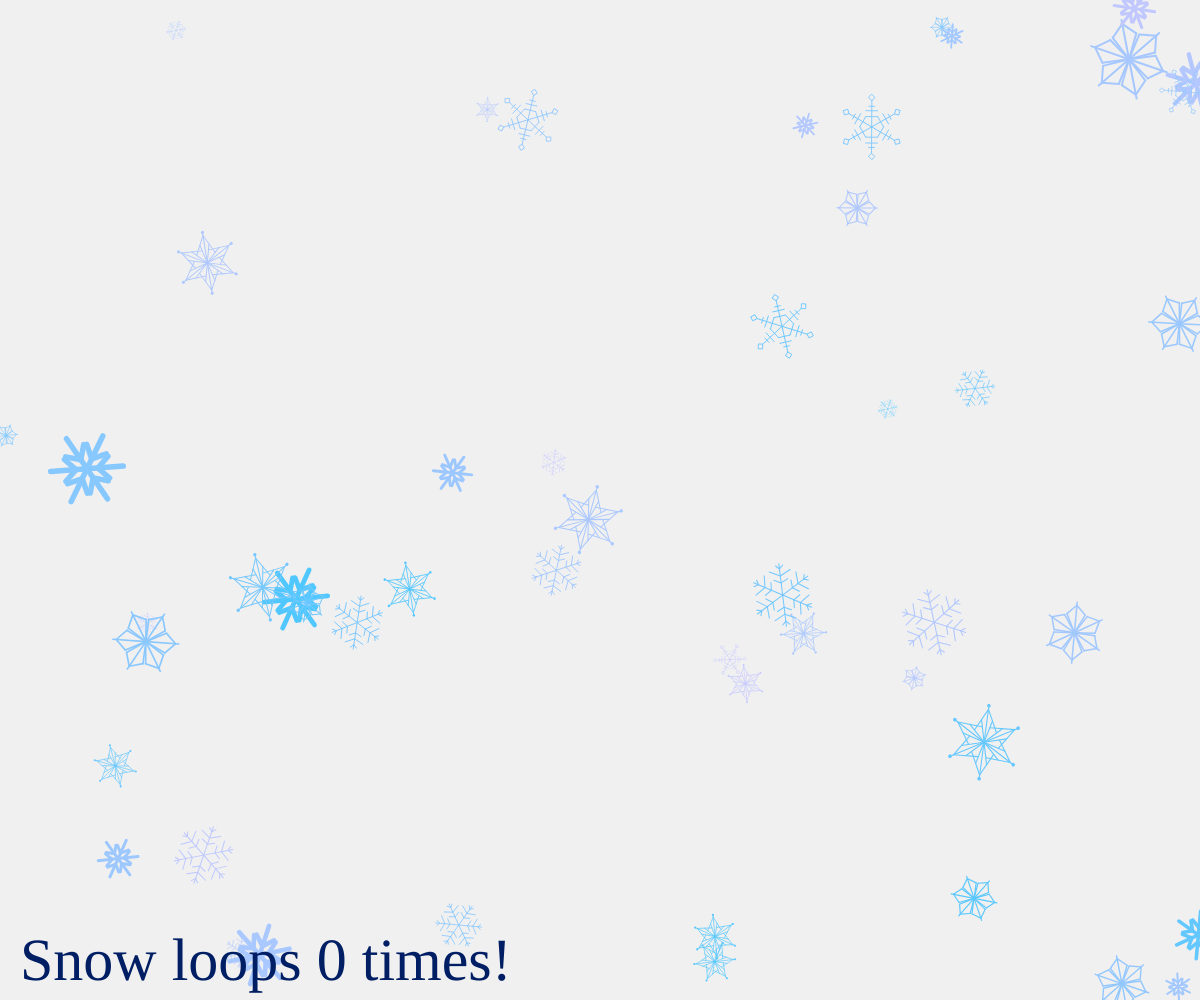
Frame 1 (no input)
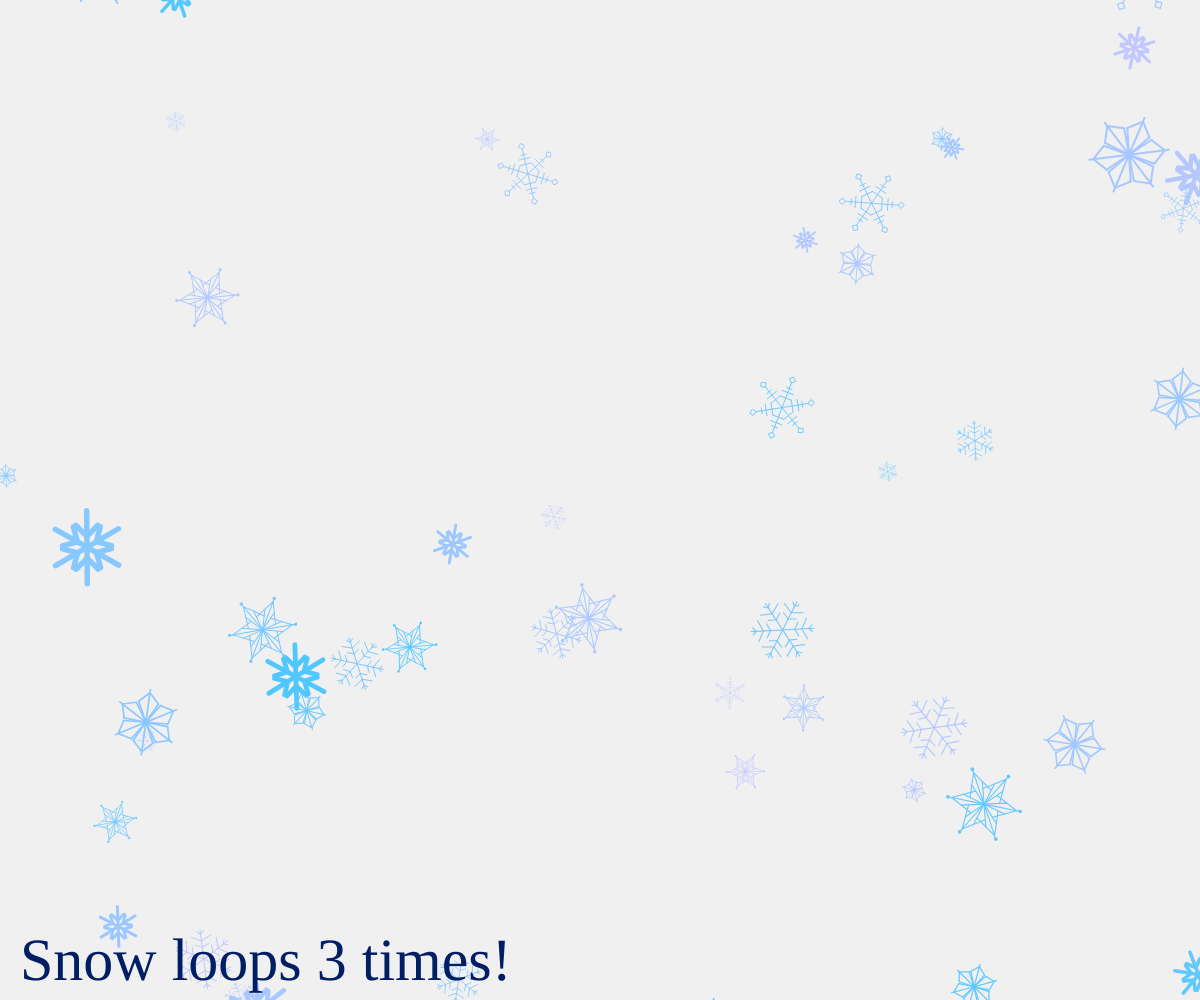
Frame 60 (no input)
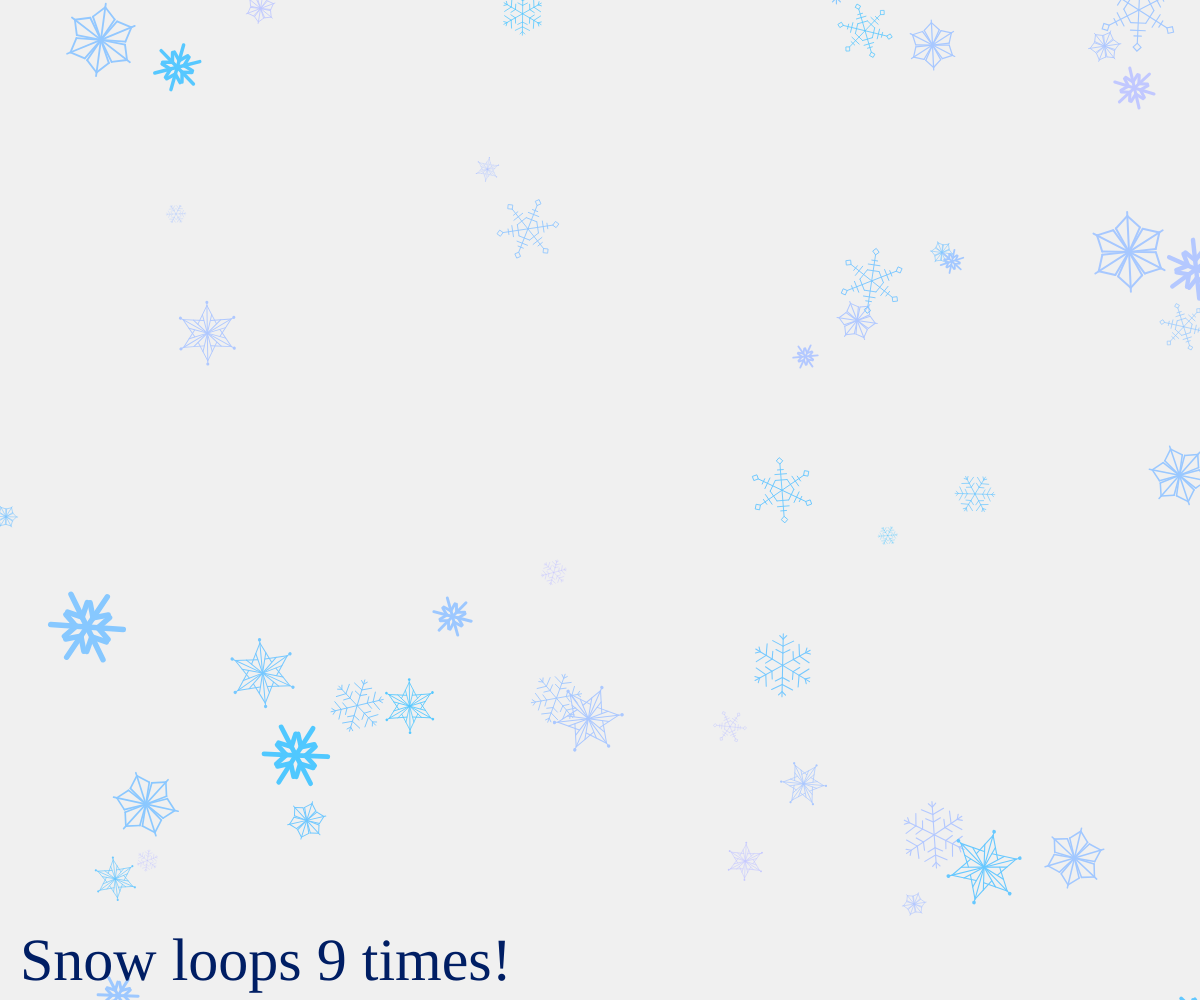
Frame 120 (the mouse pressed at the canvas centre since frame 60)

The p5.js sketch that drew these frames (run headless with seeded random() and noise() and a simulated clock; from frame 60 on, the mouse is pressed at the canvas centre):

// p5.js sketch
// ── sketch.js
let NUM = 6;
let NUM_SNOW = 50;// 雪の結晶の数
let data = [];// 空の配列
let loopCount = 0;

function setup() {
  createCanvas(windowWidth, windowHeight);// ウィンドウサイズでキャンバスを作成

  textFont('Bangers');
  textSize(60);

  for (let i = 0; i < NUM_SNOW; i++) {
    data.push({// 配列にオブジェクトを追加
      x: random(width),
      y: random(height),
      angle: random(TWO_PI),
      radius: random(10, 40),
      col: color(random(80, 200), 200, 255),
      speed: random(0.5, 2),
      snowType: floor(random(1, 6))
    });
  }
}

function drawSnow01(x, y, angle, radius, col) {
  strokeWeight(15);
  stroke(col);

  push();
  {
    translate(x, y);
    rotate(angle);
    scale(radius / 100);

    for (let i = 0; i < NUM; i++) {
      push();
      {
        rotate(i * TWO_PI / NUM);
        line(0, 0, 0, -100);
        line(0, 30, 30, 60);
        line(0, 30, -30, 60);
      }
      pop();
    }
  }
  pop();
}

function drawSnow02(x, y, angle, radius, col) {
  push();
  {
    translate(x, y);
    rotate(angle);
    scale(radius / 100);
    
    stroke(col);
    strokeWeight(5);
    
    for (let i = 0; i < NUM; i++) {
      push();
      {
        rotate(i * TWO_PI / NUM);
        
        line(0, 0, 0, -100);
        
        line(0, 0, 30, 60);
        line(0, 0, -30, 60);
        
        line(0, 90, 30, 60);
        line(0, 90, -30, 60);
      }
      pop();
    }
  }
  pop();
}

function drawSnow03(x, y, angle, radius, col) {
  push();
  {
    translate(x, y);
    rotate(angle);
    scale(radius / 100);
    
    stroke(col);
    strokeWeight(3);
    
    for (let i = 0; i < NUM; i++) {
      push();
      {
        rotate(i * TWO_PI / NUM);
        
        line(0, 0, 0, -100);
        
        line(0, 0, 15, 60);
        line(0, 0, -15, 60);
        
        line(0, 90, 30, 30);
        line(0, 90, -30, 30);
        
        noStroke();
        fill(col);
        circle(0, -100, 10);
      }
      pop();
    }
  }
  pop();
}

function drawSnow04(x, y, angle, radius, col) {
  push();
  {
    translate(x, y);
    rotate(angle);
    scale(radius / 100);
    
    rectMode(CENTER);
    stroke(col);
    strokeWeight(3);
    
    for (let i = 0; i < NUM; i++) {
      push();
      {
        rotate(i * TWO_PI / NUM);
        
        line(0, 0, 0, -90);
        
        line(-20, 35, 20, 35);
        line(-20, 55, 20, 55);
        line(-10, 70, 10, 70);
        
        noFill();
        translate(0, -100);
        rotate(PI / 4);
        square(0, 0, 15);
      }
      pop();
    }
  }
  pop();
}

function drawSnow05(x, y, angle, radius, col) {
  push();
  {
    translate(x, y);
    rotate(angle);
    scale(radius / 100);
    
    stroke(col);
    strokeWeight(3);
    
    for (let i = 0; i < NUM; i++) {
      push();
      {
        rotate(i * TWO_PI / NUM);
        
        line(0, 0, 0, -90);
        
        line(0, 35, 20, 45);
        line(0, 35, -20, 45);
        
        line(0, 55, 30, 70);
        line(0, 55, -30, 70);
        
        line(0, 75, 10, 85);
        line(0, 75, -10, 85);
      }
      pop();
    }
  }
  pop();
}

function draw() {
  background(240);

  for (let i = 0; i < data.length; i++) {
    let obj = data[i];// data[i]だらけになっちゃうので、変数にいれる

    obj.y += obj.speed;
    obj.angle += 0.01;

    if (obj.y - obj.radius > height) {
      obj.radius = random(10, 40);
      obj.x = random(width);
      obj.y = -obj.radius;
      obj.angle = random(TWO_PI);
      obj.color = color(random(80, 200), 200, 255);
      obj.speed = random(0.5, 2);
      obj.snowType = floor(random(1, 6))

      loopCount++;
    }

    if (obj.snowType === 1) {
      drawSnow01(obj.x, obj.y, obj.angle, obj.radius, obj.col);
    }
    if (obj.snowType === 2) {
      drawSnow02(obj.x, obj.y, obj.angle, obj.radius, obj.col);
    }
    if (obj.snowType === 3) {
      drawSnow03(obj.x, obj.y, obj.angle, obj.radius, obj.col);
    }
    if (obj.snowType === 4) {
      drawSnow04(obj.x, obj.y, obj.angle, obj.radius, obj.col);
    }
    if (obj.snowType === 5) {
      drawSnow05(obj.x, obj.y, obj.angle, obj.radius, obj.col);
    }
  }

  noStroke();
  fill(0, 30, 100);
  text('Snow loops ' + loopCount + ' times!', 20, height - 20);
}

function windowResized() {
  resizeCanvas(windowWidth, windowHeight);
}
